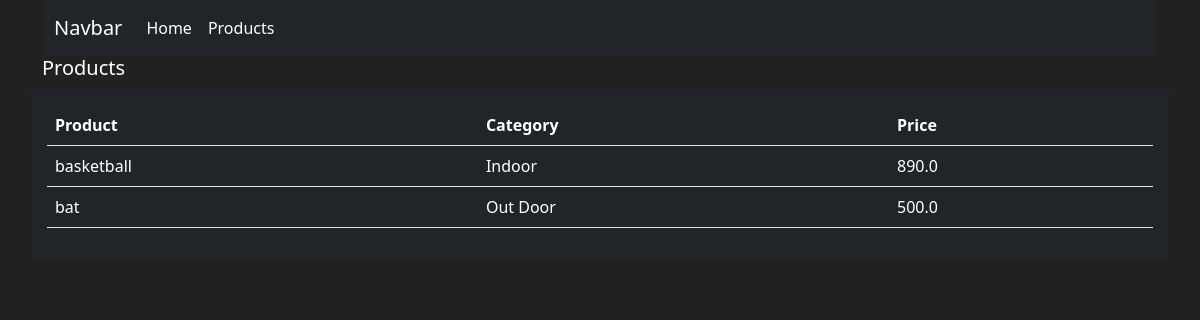
/products/, run on an earlier commit of the app's database.
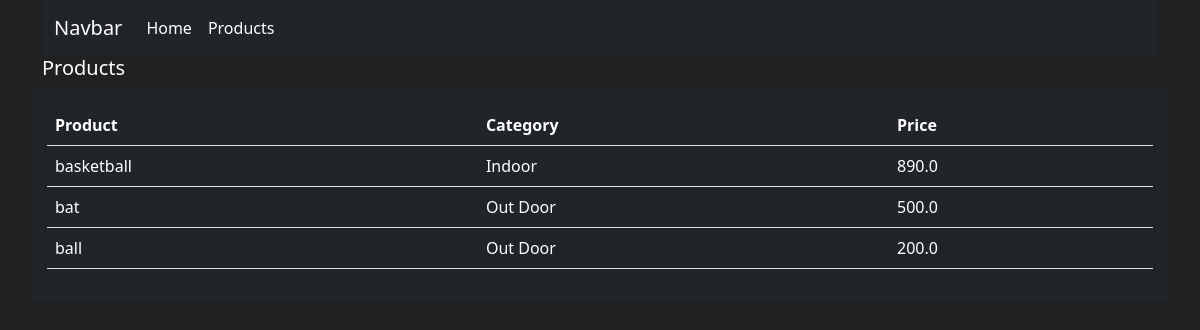
And on a later commit of the database.
### accounts/models.py (models this page shows, shortened)
class Product(models.Model):
    CATEGORY = (
        ('Indoor', 'Indoor'),
        ('Out Door', 'Out Door')
    )
    name = models.CharField(max_length=200)
    price = models.FloatField(null=True)
    category = models.CharField(max_length=200, null=True, choices=CATEGORY)
    description = models.CharField(max_length=200, null=True, blank=True)
    date_created = models.DateTimeField(auto_now_add=True, null=True)
    tags = models.ManyToManyField(Tag)

### accounts/views.py (the view)
# urls.py: path('products/', views.products, name="products"),
def products(request):
    products = Product.objects.all()
    return render(request, 'accounts/product.html', {'products': products})

### accounts/templates/accounts/product.html
{% extends 'accounts/main.html' %}
{% block content %}
 <div class="container">
<div class="row">
    <div class="col-md">
        <h5 class="text-white">Products</h5>
    </div>
    <div class="card card-body bg-dark">
        <table class="table text-white">
            <tr>
                <th>Product</th>
                <th>Category</th>
                <th>Price</th>
            </tr>
            {% for i in products %}
            <tr>
                <td> {{i.name}} </td>
                <td> {{ i.category }} </td>
                <td> {{ i.price }} </td>
            </tr>
            {% endfor %}
        </table>
    </div>
</div>
</div>
{% endblock %}

What changed in the data, as far as the page shows it:
added Product: name "ball", category "Out Door", price "200.0"
